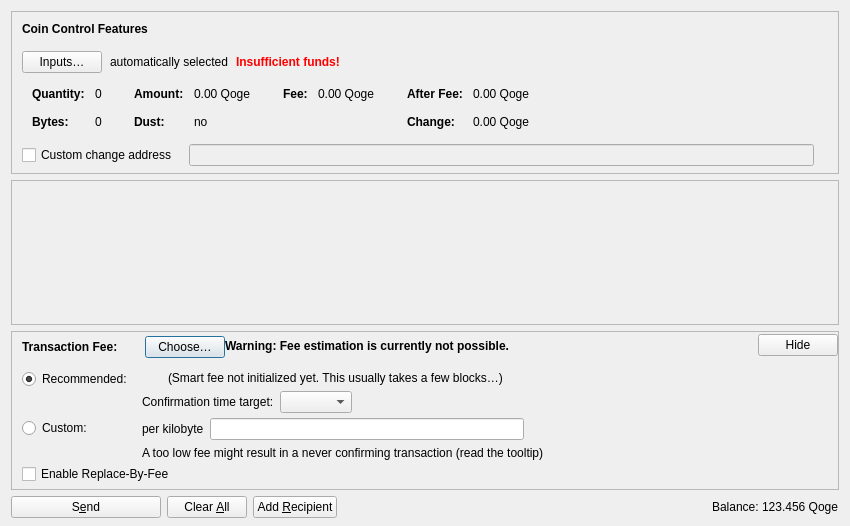
<?xml version="1.0" encoding="UTF-8"?>
<ui version="4.0">
 <class>SendCoinsDialog</class>
 <widget class="QDialog" name="SendCoinsDialog">
  <property name="geometry">
   <rect>
    <x>0</x>
    <y>0</y>
    <width>850</width>
    <height>526</height>
   </rect>
  </property>
  <property name="windowTitle">
   <string>Send Coins</string>
  </property>
  <layout class="QVBoxLayout" name="verticalLayout" stretch="0,1,0,0">
   <property name="bottomMargin">
    <number>8</number>
   </property>
   <item>
    <widget class="QFrame" name="frameCoinControl">
     <property name="sizePolicy">
      <sizepolicy hsizetype="Expanding" vsizetype="Expanding">
       <horstretch>0</horstretch>
       <verstretch>0</verstretch>
      </sizepolicy>
     </property>
     <property name="maximumSize">
      <size>
       <width>16777215</width>
       <height>16777215</height>
      </size>
     </property>
     <property name="frameShape">
      <enum>QFrame::StyledPanel</enum>
     </property>
     <property name="frameShadow">
      <enum>QFrame::Sunken</enum>
     </property>
     <layout class="QVBoxLayout" name="verticalLayoutCoinControl2">
      <property name="spacing">
       <number>0</number>
      </property>
      <property name="leftMargin">
       <number>0</number>
      </property>
      <property name="topMargin">
       <number>0</number>
      </property>
      <property name="rightMargin">
       <number>0</number>
      </property>
      <property name="bottomMargin">
       <number>6</number>
      </property>
      <item>
       <layout class="QVBoxLayout" name="verticalLayoutCoinControl" stretch="0,0,0,0,1">
        <property name="spacing">
         <number>0</number>
        </property>
        <property name="leftMargin">
         <number>10</number>
        </property>
        <property name="topMargin">
         <number>10</number>
        </property>
        <item>
         <layout class="QHBoxLayout" name="horizontalLayoutCoinControl1">
          <property name="bottomMargin">
           <number>15</number>
          </property>
          <item>
           <widget class="QLabel" name="labelCoinControlFeatures">
            <property name="sizePolicy">
             <sizepolicy hsizetype="Preferred" vsizetype="Maximum">
              <horstretch>0</horstretch>
              <verstretch>0</verstretch>
             </sizepolicy>
            </property>
            <property name="font">
             <font>
              <weight>75</weight>
              <bold>true</bold>
             </font>
            </property>
            <property name="styleSheet">
             <string notr="true">font-weight:bold;</string>
            </property>
            <property name="text">
             <string>Coin Control Features</string>
            </property>
           </widget>
          </item>
         </layout>
        </item>
        <item>
         <layout class="QHBoxLayout" name="horizontalLayoutCoinControl2" stretch="0,0,0,0">
          <property name="spacing">
           <number>8</number>
          </property>
          <property name="bottomMargin">
           <number>10</number>
          </property>
          <item>
           <widget class="QPushButton" name="pushButtonCoinControl">
            <property name="styleSheet">
             <string notr="true"/>
            </property>
            <property name="text">
             <string>Inputs…</string>
            </property>
            <property name="autoDefault">
             <bool>false</bool>
            </property>
           </widget>
          </item>
          <item>
           <widget class="QLabel" name="labelCoinControlAutomaticallySelected">
            <property name="text">
             <string>automatically selected</string>
            </property>
            <property name="margin">
             <number>5</number>
            </property>
           </widget>
          </item>
          <item>
           <widget class="QLabel" name="labelCoinControlInsuffFunds">
            <property name="font">
             <font>
              <weight>75</weight>
              <bold>true</bold>
             </font>
            </property>
            <property name="styleSheet">
             <string notr="true">color:red;font-weight:bold;</string>
            </property>
            <property name="text">
             <string>Insufficient funds!</string>
            </property>
            <property name="margin">
             <number>5</number>
            </property>
           </widget>
          </item>
          <item>
           <spacer name="horizontalSpacerCoinControl">
            <property name="orientation">
             <enum>Qt::Horizontal</enum>
            </property>
            <property name="sizeHint" stdset="0">
             <size>
              <width>40</width>
              <height>1</height>
             </size>
            </property>
           </spacer>
          </item>
         </layout>
        </item>
        <item>
         <widget class="QWidget" name="widgetCoinControl" native="true">
          <property name="sizePolicy">
           <sizepolicy hsizetype="Preferred" vsizetype="Preferred">
            <horstretch>0</horstretch>
            <verstretch>0</verstretch>
           </sizepolicy>
          </property>
          <property name="minimumSize">
           <size>
            <width>0</width>
            <height>0</height>
           </size>
          </property>
          <property name="styleSheet">
           <string notr="true"/>
          </property>
          <layout class="QHBoxLayout" name="horizontalLayoutCoinControl5">
           <property name="leftMargin">
            <number>0</number>
           </property>
           <property name="topMargin">
            <number>0</number>
           </property>
           <property name="rightMargin">
            <number>0</number>
           </property>
           <property name="bottomMargin">
            <number>0</number>
           </property>
           <item>
            <layout class="QHBoxLayout" name="horizontalLayoutCoinControl3" stretch="0,0,0,1">
             <property name="spacing">
              <number>20</number>
             </property>
             <property name="topMargin">
              <number>0</number>
             </property>
             <property name="bottomMargin">
              <number>10</number>
             </property>
             <item>
              <layout class="QFormLayout" name="formLayoutCoinControl1">
               <property name="horizontalSpacing">
                <number>10</number>
               </property>
               <property name="verticalSpacing">
                <number>14</number>
               </property>
               <property name="leftMargin">
                <number>10</number>
               </property>
               <property name="topMargin">
                <number>4</number>
               </property>
               <property name="rightMargin">
                <number>6</number>
               </property>
               <item row="0" column="0">
                <widget class="QLabel" name="labelCoinControlQuantityText">
                 <property name="font">
                  <font>
                   <weight>75</weight>
                   <bold>true</bold>
                  </font>
                 </property>
                 <property name="text">
                  <string>Quantity:</string>
                 </property>
                 <property name="margin">
                  <number>0</number>
                 </property>
                </widget>
               </item>
               <item row="0" column="1">
                <widget class="QLabel" name="labelCoinControlQuantity">
                 <property name="cursor">
                  <cursorShape>IBeamCursor</cursorShape>
                 </property>
                 <property name="contextMenuPolicy">
                  <enum>Qt::ActionsContextMenu</enum>
                 </property>
                 <property name="text">
                  <string notr="true">0</string>
                 </property>
                 <property name="margin">
                  <number>0</number>
                 </property>
                 <property name="textInteractionFlags">
                  <set>Qt::LinksAccessibleByMouse|Qt::TextSelectableByKeyboard|Qt::TextSelectableByMouse</set>
                 </property>
                </widget>
               </item>
               <item row="1" column="0">
                <widget class="QLabel" name="labelCoinControlBytesText">
                 <property name="font">
                  <font>
                   <weight>75</weight>
                   <bold>true</bold>
                  </font>
                 </property>
                 <property name="text">
                  <string>Bytes:</string>
                 </property>
                </widget>
               </item>
               <item row="1" column="1">
                <widget class="QLabel" name="labelCoinControlBytes">
                 <property name="cursor">
                  <cursorShape>IBeamCursor</cursorShape>
                 </property>
                 <property name="contextMenuPolicy">
                  <enum>Qt::ActionsContextMenu</enum>
                 </property>
                 <property name="text">
                  <string notr="true">0</string>
                 </property>
                 <property name="textInteractionFlags">
                  <set>Qt::LinksAccessibleByMouse|Qt::TextSelectableByKeyboard|Qt::TextSelectableByMouse</set>
                 </property>
                </widget>
               </item>
              </layout>
             </item>
             <item>
              <layout class="QFormLayout" name="formLayoutCoinControl2">
               <property name="horizontalSpacing">
                <number>10</number>
               </property>
               <property name="verticalSpacing">
                <number>14</number>
               </property>
               <property name="leftMargin">
                <number>6</number>
               </property>
               <property name="topMargin">
                <number>4</number>
               </property>
               <property name="rightMargin">
                <number>6</number>
               </property>
               <item row="0" column="0">
                <widget class="QLabel" name="labelCoinControlAmountText">
                 <property name="font">
                  <font>
                   <weight>75</weight>
                   <bold>true</bold>
                  </font>
                 </property>
                 <property name="text">
                  <string>Amount:</string>
                 </property>
                 <property name="margin">
                  <number>0</number>
                 </property>
                </widget>
               </item>
               <item row="0" column="1">
                <widget class="QLabel" name="labelCoinControlAmount">
                 <property name="cursor">
                  <cursorShape>IBeamCursor</cursorShape>
                 </property>
                 <property name="contextMenuPolicy">
                  <enum>Qt::ActionsContextMenu</enum>
                 </property>
                 <property name="text">
                  <string notr="true">0.00 Qoge</string>
                 </property>
                 <property name="textInteractionFlags">
                  <set>Qt::LinksAccessibleByMouse|Qt::TextSelectableByKeyboard|Qt::TextSelectableByMouse</set>
                 </property>
                </widget>
               </item>
               <item row="1" column="0">
                <widget class="QLabel" name="labelCoinControlLowOutputText">
                 <property name="font">
                  <font>
                   <weight>75</weight>
                   <bold>true</bold>
                  </font>
                 </property>
                 <property name="text">
                  <string>Dust:</string>
                 </property>
                </widget>
               </item>
               <item row="1" column="1">
                <widget class="QLabel" name="labelCoinControlLowOutput">
                 <property name="cursor">
                  <cursorShape>IBeamCursor</cursorShape>
                 </property>
                 <property name="contextMenuPolicy">
                  <enum>Qt::ActionsContextMenu</enum>
                 </property>
                 <property name="text">
                  <string notr="true">no</string>
                 </property>
                 <property name="textInteractionFlags">
                  <set>Qt::LinksAccessibleByMouse|Qt::TextSelectableByKeyboard|Qt::TextSelectableByMouse</set>
                 </property>
                </widget>
               </item>
              </layout>
             </item>
             <item>
              <layout class="QFormLayout" name="formLayoutCoinControl3">
               <property name="horizontalSpacing">
                <number>10</number>
               </property>
               <property name="verticalSpacing">
                <number>14</number>
               </property>
               <property name="leftMargin">
                <number>6</number>
               </property>
               <property name="topMargin">
                <number>4</number>
               </property>
               <property name="rightMargin">
                <number>6</number>
               </property>
               <item row="0" column="0">
                <widget class="QLabel" name="labelCoinControlFeeText">
                 <property name="font">
                  <font>
                   <weight>75</weight>
                   <bold>true</bold>
                  </font>
                 </property>
                 <property name="text">
                  <string>Fee:</string>
                 </property>
                 <property name="margin">
                  <number>0</number>
                 </property>
                </widget>
               </item>
               <item row="0" column="1">
                <widget class="QLabel" name="labelCoinControlFee">
                 <property name="cursor">
                  <cursorShape>IBeamCursor</cursorShape>
                 </property>
                 <property name="contextMenuPolicy">
                  <enum>Qt::ActionsContextMenu</enum>
                 </property>
                 <property name="text">
                  <string notr="true">0.00 Qoge</string>
                 </property>
                 <property name="textInteractionFlags">
                  <set>Qt::LinksAccessibleByMouse|Qt::TextSelectableByKeyboard|Qt::TextSelectableByMouse</set>
                 </property>
                </widget>
               </item>
              </layout>
             </item>
             <item>
              <layout class="QFormLayout" name="formLayoutCoinControl4">
               <property name="horizontalSpacing">
                <number>10</number>
               </property>
               <property name="verticalSpacing">
                <number>14</number>
               </property>
               <property name="leftMargin">
                <number>6</number>
               </property>
               <property name="topMargin">
                <number>4</number>
               </property>
               <property name="rightMargin">
                <number>6</number>
               </property>
               <item row="0" column="0">
                <widget class="QLabel" name="labelCoinControlAfterFeeText">
                 <property name="font">
                  <font>
                   <weight>75</weight>
                   <bold>true</bold>
                  </font>
                 </property>
                 <property name="text">
                  <string>After Fee:</string>
                 </property>
                 <property name="margin">
                  <number>0</number>
                 </property>
                </widget>
               </item>
               <item row="0" column="1">
                <widget class="QLabel" name="labelCoinControlAfterFee">
                 <property name="cursor">
                  <cursorShape>IBeamCursor</cursorShape>
                 </property>
                 <property name="contextMenuPolicy">
                  <enum>Qt::ActionsContextMenu</enum>
                 </property>
                 <property name="text">
                  <string notr="true">0.00 Qoge</string>
                 </property>
                 <property name="textInteractionFlags">
                  <set>Qt::LinksAccessibleByMouse|Qt::TextSelectableByKeyboard|Qt::TextSelectableByMouse</set>
                 </property>
                </widget>
               </item>
               <item row="1" column="0">
                <widget class="QLabel" name="labelCoinControlChangeText">
                 <property name="font">
                  <font>
                   <weight>75</weight>
                   <bold>true</bold>
                  </font>
                 </property>
                 <property name="text">
                  <string>Change:</string>
                 </property>
                </widget>
               </item>
               <item row="1" column="1">
                <widget class="QLabel" name="labelCoinControlChange">
                 <property name="cursor">
                  <cursorShape>IBeamCursor</cursorShape>
                 </property>
                 <property name="contextMenuPolicy">
                  <enum>Qt::ActionsContextMenu</enum>
                 </property>
                 <property name="text">
                  <string notr="true">0.00 Qoge</string>
                 </property>
                 <property name="textInteractionFlags">
                  <set>Qt::LinksAccessibleByMouse|Qt::TextSelectableByKeyboard|Qt::TextSelectableByMouse</set>
                 </property>
                </widget>
               </item>
              </layout>
             </item>
            </layout>
           </item>
          </layout>
         </widget>
        </item>
        <item>
         <layout class="QHBoxLayout" name="horizontalLayoutCoinControl4" stretch="0,0,0">
          <property name="spacing">
           <number>12</number>
          </property>
          <property name="sizeConstraint">
           <enum>QLayout::SetDefaultConstraint</enum>
          </property>
          <property name="topMargin">
           <number>5</number>
          </property>
          <property name="rightMargin">
           <number>5</number>
          </property>
          <item>
           <widget class="QCheckBox" name="checkBoxCoinControlChange">
            <property name="toolTip">
             <string>If this is activated, but the change address is empty or invalid, change will be sent to a newly generated address.</string>
            </property>
            <property name="text">
             <string>Custom change address</string>
            </property>
           </widget>
          </item>
          <item>
           <widget class="QValidatedLineEdit" name="lineEditCoinControlChange">
            <property name="enabled">
             <bool>false</bool>
            </property>
            <property name="sizePolicy">
             <sizepolicy hsizetype="Expanding" vsizetype="Fixed">
              <horstretch>0</horstretch>
              <verstretch>0</verstretch>
             </sizepolicy>
            </property>
           </widget>
          </item>
          <item>
           <widget class="QLabel" name="labelCoinControlChangeLabel">
            <property name="sizePolicy">
             <sizepolicy hsizetype="Preferred" vsizetype="Expanding">
              <horstretch>0</horstretch>
              <verstretch>0</verstretch>
             </sizepolicy>
            </property>
            <property name="minimumSize">
             <size>
              <width>0</width>
              <height>0</height>
             </size>
            </property>
            <property name="text">
             <string/>
            </property>
            <property name="margin">
             <number>3</number>
            </property>
           </widget>
          </item>
         </layout>
        </item>
        <item>
         <spacer name="verticalSpacerCoinControl">
          <property name="orientation">
           <enum>Qt::Vertical</enum>
          </property>
          <property name="sizeHint" stdset="0">
           <size>
            <width>800</width>
            <height>1</height>
           </size>
          </property>
         </spacer>
        </item>
       </layout>
      </item>
     </layout>
    </widget>
   </item>
   <item>
    <widget class="QScrollArea" name="scrollArea">
     <property name="widgetResizable">
      <bool>true</bool>
     </property>
     <widget class="QWidget" name="scrollAreaWidgetContents">
      <property name="geometry">
       <rect>
        <x>0</x>
        <y>0</y>
        <width>830</width>
        <height>104</height>
       </rect>
      </property>
      <layout class="QVBoxLayout" name="verticalLayout_2" stretch="0,1">
       <property name="leftMargin">
        <number>0</number>
       </property>
       <property name="topMargin">
        <number>0</number>
       </property>
       <property name="rightMargin">
        <number>0</number>
       </property>
       <property name="bottomMargin">
        <number>0</number>
       </property>
       <item>
        <layout class="QVBoxLayout" name="entries">
         <property name="spacing">
          <number>6</number>
         </property>
        </layout>
       </item>
       <item>
        <spacer name="verticalSpacer">
         <property name="orientation">
          <enum>Qt::Vertical</enum>
         </property>
         <property name="sizeHint" stdset="0">
          <size>
           <width>20</width>
           <height>40</height>
          </size>
         </property>
        </spacer>
       </item>
      </layout>
     </widget>
    </widget>
   </item>
   <item>
    <widget class="QFrame" name="frameFee">
     <property name="sizePolicy">
      <sizepolicy hsizetype="Expanding" vsizetype="Expanding">
       <horstretch>0</horstretch>
       <verstretch>0</verstretch>
      </sizepolicy>
     </property>
     <property name="maximumSize">
      <size>
       <width>16777215</width>
       <height>16777215</height>
      </size>
     </property>
     <property name="frameShape">
      <enum>QFrame::StyledPanel</enum>
     </property>
     <property name="frameShadow">
      <enum>QFrame::Sunken</enum>
     </property>
     <layout class="QVBoxLayout" name="verticalLayoutFee1">
      <property name="spacing">
       <number>0</number>
      </property>
      <property name="leftMargin">
       <number>0</number>
      </property>
      <property name="topMargin">
       <number>0</number>
      </property>
      <property name="rightMargin">
       <number>0</number>
      </property>
      <property name="bottomMargin">
       <number>0</number>
      </property>
      <item>
       <layout class="QVBoxLayout" name="verticalLayoutFee2" stretch="0,0,0">
        <property name="spacing">
         <number>0</number>
        </property>
        <property name="leftMargin">
         <number>10</number>
        </property>
        <property name="topMargin">
         <number>0</number>
        </property>
        <item>
         <layout class="QHBoxLayout" name="horizontalLayoutFee1">
          <property name="bottomMargin">
           <number>0</number>
          </property>
          <item>
           <layout class="QVBoxLayout" name="verticalLayoutFee7">
            <property name="spacing">
             <number>0</number>
            </property>
            <item>
             <spacer name="verticalSpacerSmartFee">
              <property name="orientation">
               <enum>Qt::Vertical</enum>
              </property>
              <property name="sizeType">
               <enum>QSizePolicy::Fixed</enum>
              </property>
              <property name="sizeHint" stdset="0">
               <size>
                <width>1</width>
                <height>4</height>
               </size>
              </property>
             </spacer>
            </item>
            <item>
             <layout class="QHBoxLayout" name="horizontalLayoutSmartFee">
              <property name="spacing">
               <number>10</number>
              </property>
              <item>
               <widget class="QLabel" name="labelFeeHeadline">
                <property name="sizePolicy">
                 <sizepolicy hsizetype="Preferred" vsizetype="Maximum">
                  <horstretch>0</horstretch>
                  <verstretch>0</verstretch>
                 </sizepolicy>
                </property>
                <property name="font">
                 <font>
                  <weight>75</weight>
                  <bold>true</bold>
                 </font>
                </property>
                <property name="styleSheet">
                 <string notr="true">font-weight:bold;</string>
                </property>
                <property name="text">
                 <string>Transaction Fee:</string>
                </property>
               </widget>
              </item>
              <item>
               <widget class="QLabel" name="labelFeeMinimized">
                <property name="text">
                 <string/>
                </property>
               </widget>
              </item>
              <item>
               <widget class="QPushButton" name="buttonChooseFee">
                <property name="text">
                 <string>Choose…</string>
                </property>
               </widget>
              </item>
             </layout>
            </item>
            <item>
             <spacer name="verticalSpacer_5">
              <property name="orientation">
               <enum>Qt::Vertical</enum>
              </property>
              <property name="sizeHint" stdset="0">
               <size>
                <width>1</width>
                <height>1</height>
               </size>
              </property>
             </spacer>
            </item>
           </layout>
          </item>
          <item>
           <widget class="QLabel" name="fallbackFeeWarningLabel">
            <property name="toolTip">
             <string>Using the fallbackfee can result in sending a transaction that will take several hours or days (or never) to confirm. Consider choosing your fee manually or wait until you have validated the complete chain.</string>
            </property>
            <property name="font">
            <font>
                <weight>75</weight>
                <bold>true</bold>
            </font>
            </property>
            <property name="text">
             <string>Warning: Fee estimation is currently not possible.</string>
            </property>
            <property name="wordWrap">
             <bool>false</bool>
            </property>
           </widget>
          </item>
          <item>
           <spacer name="horizontalSpacer_4">
            <property name="orientation">
             <enum>Qt::Horizontal</enum>
            </property>
            <property name="sizeType">
             <enum>QSizePolicy::MinimumExpanding</enum>
            </property>
            <property name="sizeHint" stdset="0">
             <size>
              <width>40</width>
              <height>20</height>
             </size>
            </property>
           </spacer>
          </item>
          <item>
           <widget class="QPushButton" name="buttonMinimizeFee">
            <property name="toolTip">
             <string>Hide transaction fee settings</string>
            </property>
            <property name="text">
             <string>Hide</string>
            </property>
           </widget>
          </item>
         </layout>
        </item>
        <item>
         <widget class="QFrame" name="frameFeeSelection">
          <layout class="QVBoxLayout" name="verticalLayoutFee12">
           <property name="spacing">
            <number>0</number>
           </property>
           <property name="leftMargin">
            <number>0</number>
           </property>
           <property name="topMargin">
            <number>0</number>
           </property>
           <property name="rightMargin">
            <number>0</number>
           </property>
           <property name="bottomMargin">
            <number>0</number>
           </property>
           <item>
            <layout class="QGridLayout" name="gridLayoutFee">
             <property name="topMargin">
              <number>10</number>
             </property>
             <property name="bottomMargin">
              <number>4</number>
             </property>
             <property name="horizontalSpacing">
              <number>10</number>
             </property>
             <property name="verticalSpacing">
              <number>4</number>
             </property>
             <item row="1" column="1">
              <layout class="QVBoxLayout" name="verticalLayoutFee8">
               <property name="spacing">
                <number>6</number>
               </property>
               <item>
                <layout class="QHBoxLayout" name="horizontalLayoutFee13">
                 <item>
                  <widget class="QLabel" name="labelCustomPerKilobyte">
                   <property name="toolTip">
                    <string>Specify a custom fee per kB (1,000 bytes) of the transaction's virtual size.

Note:  Since the fee is calculated on a per-byte basis, a fee rate of "100 satoshis per kvB" for a transaction size of 500 virtual bytes (half of 1 kvB) would ultimately yield a fee of only 50 satoshis.</string>
                   </property>
                   <property name="text">
                    <string>per kilobyte</string>
                   </property>
                  </widget>
                 </item>
                 <item>
                  <widget class="QogecoinAmountField" name="customFee"/>
                 </item>
                 <item>
                  <spacer name="horizontalSpacer_6">
                   <property name="orientation">
                    <enum>Qt::Horizontal</enum>
                   </property>
                   <property name="sizeHint" stdset="0">
                    <size>
                     <width>1</width>
                     <height>1</height>
                    </size>
                   </property>
                  </spacer>
                 </item>
                </layout>
               </item>
               <item>
                <layout class="QHBoxLayout" name="horizontalLayoutFee8">
                 <item>
                  <widget class="QLabel" name="labelCustomFeeWarning">
                   <property name="enabled">
                    <bool>true</bool>
                   </property>
                   <property name="toolTip">
                    <string>When there is less transaction volume than space in the blocks, miners as well as relaying nodes may enforce a minimum fee. Paying only this minimum fee is just fine, but be aware that this can result in a never confirming transaction once there is more demand for qogecoin transactions than the network can process.</string>
                   </property>
                   <property name="text">
                    <string>A too low fee might result in a never confirming transaction (read the tooltip)</string>
                   </property>
                  </widget>
                 </item>
                 <item>
                  <spacer name="horizontalSpacer_2">
                   <property name="orientation">
                    <enum>Qt::Horizontal</enum>
                   </property>
                   <property name="sizeHint" stdset="0">
                    <size>
                     <width>1</width>
                     <height>1</height>
                    </size>
                   </property>
                  </spacer>
                 </item>
                </layout>
               </item>
              </layout>
             </item>
             <item row="0" column="0">
              <layout class="QVBoxLayout" name="verticalLayoutFee4" stretch="0,1">
               <item>
                <widget class="QRadioButton" name="radioSmartFee">
                 <property name="text">
                  <string>Recommended:</string>
                 </property>
                 <property name="checked">
                  <bool>true</bool>
                 </property>
                 <attribute name="buttonGroup">
                  <string notr="true">groupFee</string>
                 </attribute>
                </widget>
               </item>
               <item>
                <spacer name="verticalSpacer_2">
                 <property name="orientation">
                  <enum>Qt::Vertical</enum>
                 </property>
                 <property name="sizeHint" stdset="0">
                  <size>
                   <width>1</width>
                   <height>1</height>
                  </size>
                 </property>
                </spacer>
               </item>
              </layout>
             </item>
             <item row="1" column="0">
              <layout class="QVBoxLayout" name="verticalLayoutFee9" stretch="0,1">
               <item>
                <widget class="QRadioButton" name="radioCustomFee">
                 <property name="text">
                  <string>Custom:</string>
                 </property>
                 <attribute name="buttonGroup">
                  <string notr="true">groupFee</string>
                 </attribute>
                </widget>
               </item>
               <item>
                <spacer name="verticalSpacer_6">
                 <property name="orientation">
                  <enum>Qt::Vertical</enum>
                 </property>
                 <property name="sizeHint" stdset="0">
                  <size>
                   <width>1</width>
                   <height>1</height>
                  </size>
                 </property>
                </spacer>
               </item>
              </layout>
             </item>
             <item row="0" column="1">
              <layout class="QVBoxLayout" name="verticalLayoutFee3" stretch="0,0,1">
               <property name="spacing">
                <number>6</number>
               </property>
               <property name="topMargin">
                <number>2</number>
               </property>
               <item>
                <layout class="QHBoxLayout" name="horizontalLayoutFee12">
                 <item>
                  <widget class="QLabel" name="labelSmartFee">
                   <property name="text">
                    <string/>
                   </property>
                  </widget>
                 </item>
                 <item>
                  <widget class="QLabel" name="labelFeeEstimation">
                   <property name="text">
                    <string/>
                   </property>
                  </widget>
                 </item>
                 <item>
                  <widget class="QLabel" name="labelSmartFee2">
                   <property name="text">
                    <string>(Smart fee not initialized yet. This usually takes a few blocks…)</string>
                   </property>
                  </widget>
                 </item>
                 <item>
                  <spacer name="horizontalSpacer_5">
                   <property name="orientation">
                    <enum>Qt::Horizontal</enum>
                   </property>
                   <property name="sizeHint" stdset="0">
                    <size>
                     <width>1</width>
                     <height>1</height>
                    </size>
                   </property>
                  </spacer>
                 </item>
                </layout>
               </item>
               <item>
                <layout class="QHBoxLayout" name="horizontalLayoutFee9">
                 <item>
                  <layout class="QVBoxLayout" name="verticalLayoutFee6">
                   <item>
                    <widget class="QLabel" name="labelSmartFee3">
                     <property name="text">
                      <string>Confirmation time target:</string>
                     </property>
                    </widget>
                   </item>
                  </layout>
                 </item>
                 <item>
                  <layout class="QVBoxLayout" name="verticalLayoutFee5">
                   <property name="rightMargin">
                    <number>30</number>
                   </property>
                   <item>
                    <layout class="QHBoxLayout" name="horizontalLayoutConfTarget">
                     <property name="bottomMargin">
                      <number>0</number>
                     </property>
                     <item>
                      <widget class="QComboBox" name="confTargetSelector"/>
                     </item>
                     <item>
                      <spacer name="horizontalSpacerConfTarget">
                       <property name="orientation">
                        <enum>Qt::Horizontal</enum>
                       </property>
                       <property name="sizeHint" stdset="0">
                        <size>
                         <width>40</width>
                         <height>20</height>
                        </size>
                       </property>
                      </spacer>
                     </item>
                    </layout>
                   </item>
                  </layout>
                 </item>
                </layout>
               </item>
               <item>
                <spacer name="verticalSpacer_4">
                 <property name="orientation">
                  <enum>Qt::Vertical</enum>
                 </property>
                 <property name="sizeHint" stdset="0">
                  <size>
                   <width>1</width>
                   <height>1</height>
                  </size>
                 </property>
                </spacer>
               </item>
              </layout>
             </item>
            </layout>
           </item>
           <item>
            <widget class="QCheckBox" name="optInRBF">
             <property name="text">
              <string>Enable Replace-By-Fee</string>
             </property>
             <property name="toolTip">
              <string>With Replace-By-Fee (BIP-125) you can increase a transaction's fee after it is sent. Without this, a higher fee may be recommended to compensate for increased transaction delay risk.</string>
             </property>
            </widget>
           </item>
          </layout>
         </widget>
        </item>
        <item>
         <spacer name="verticalSpacerFee">
          <property name="orientation">
           <enum>Qt::Vertical</enum>
          </property>
          <property name="sizeHint" stdset="0">
           <size>
            <width>40</width>
            <height>5</height>
           </size>
          </property>
         </spacer>
        </item>
       </layout>
      </item>
     </layout>
    </widget>
   </item>
   <item>
    <layout class="QHBoxLayout" name="horizontalLayout">
     <item>
      <widget class="QPushButton" name="sendButton">
       <property name="minimumSize">
        <size>
         <width>150</width>
         <height>0</height>
        </size>
       </property>
       <property name="toolTip">
        <string>Confirm the send action</string>
       </property>
       <property name="text">
        <string>S&amp;end</string>
       </property>
       <property name="icon">
        <iconset resource="../qogecoin.qrc">
         <normaloff>:/icons/send</normaloff>:/icons/send</iconset>
       </property>
       <property name="autoDefault">
        <bool>false</bool>
       </property>
       <property name="default">
        <bool>false</bool>
       </property>
      </widget>
     </item>
     <item>
      <widget class="QPushButton" name="clearButton">
       <property name="sizePolicy">
        <sizepolicy hsizetype="Minimum" vsizetype="Fixed">
         <horstretch>0</horstretch>
         <verstretch>0</verstretch>
        </sizepolicy>
       </property>
       <property name="toolTip">
        <string>Clear all fields of the form.</string>
       </property>
       <property name="text">
        <string>Clear &amp;All</string>
       </property>
       <property name="icon">
        <iconset resource="../qogecoin.qrc">
         <normaloff>:/icons/remove</normaloff>:/icons/remove</iconset>
       </property>
       <property name="autoDefault">
        <bool>false</bool>
       </property>
      </widget>
     </item>
     <item>
      <widget class="QPushButton" name="addButton">
       <property name="toolTip">
        <string>Send to multiple recipients at once</string>
       </property>
       <property name="text">
        <string>Add &amp;Recipient</string>
       </property>
       <property name="icon">
        <iconset resource="../qogecoin.qrc">
         <normaloff>:/icons/add</normaloff>:/icons/add</iconset>
       </property>
       <property name="autoDefault">
        <bool>false</bool>
       </property>
      </widget>
     </item>
     <item>
      <spacer name="horizontalSpacer">
       <property name="orientation">
        <enum>Qt::Horizontal</enum>
       </property>
       <property name="sizeHint" stdset="0">
        <size>
         <width>40</width>
         <height>20</height>
        </size>
       </property>
      </spacer>
     </item>
     <item>
      <layout class="QHBoxLayout" name="horizontalLayout_2">
       <property name="spacing">
        <number>3</number>
       </property>
       <item>
        <widget class="QLabel" name="labelBalanceName">
         <property name="sizePolicy">
          <sizepolicy hsizetype="Preferred" vsizetype="Fixed">
           <horstretch>0</horstretch>
           <verstretch>0</verstretch>
          </sizepolicy>
         </property>
         <property name="text">
          <string>Balance:</string>
         </property>
        </widget>
       </item>
       <item>
        <widget class="QLabel" name="labelBalance">
         <property name="sizePolicy">
          <sizepolicy hsizetype="Preferred" vsizetype="Fixed">
           <horstretch>0</horstretch>
           <verstretch>0</verstretch>
          </sizepolicy>
         </property>
         <property name="cursor">
          <cursorShape>IBeamCursor</cursorShape>
         </property>
         <property name="text">
          <string notr="true">123.456 Qoge</string>
         </property>
         <property name="textInteractionFlags">
          <set>Qt::LinksAccessibleByMouse|Qt::TextSelectableByKeyboard|Qt::TextSelectableByMouse</set>
         </property>
        </widget>
       </item>
      </layout>
     </item>
    </layout>
   </item>
  </layout>
 </widget>
 <customwidgets>
  <customwidget>
   <class>QValidatedLineEdit</class>
   <extends>QLineEdit</extends>
   <header>qt/qvalidatedlineedit.h</header>
  </customwidget>
  <customwidget>
   <class>QogecoinAmountField</class>
   <extends>QLineEdit</extends>
   <header>qt/qogecoinamountfield.h</header>
   <container>1</container>
  </customwidget>
 </customwidgets>
 <resources>
  <include location="../qogecoin.qrc"/>
 </resources>
 <connections/>
 <buttongroups>
  <buttongroup name="groupFee"/>
 </buttongroups>
</ui>
